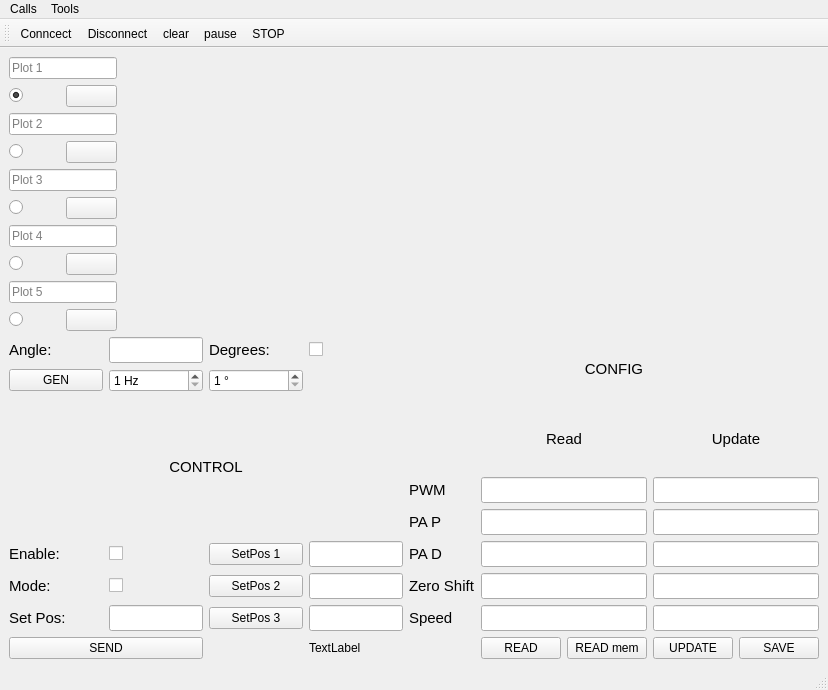
<?xml version="1.0" encoding="UTF-8"?>
<ui version="4.0">
 <class>MainWindow</class>
 <widget class="QMainWindow" name="MainWindow">
  <property name="geometry">
   <rect>
    <x>0</x>
    <y>0</y>
    <width>828</width>
    <height>690</height>
   </rect>
  </property>
  <property name="windowTitle">
   <string>MainWindow</string>
  </property>
  <widget class="QWidget" name="centralwidget">
   <layout class="QGridLayout" name="gridLayout_3" rowstretch="1,0" columnstretch="0,0">
    <item row="0" column="0" colspan="2">
     <layout class="QHBoxLayout" name="horizontalLayout" stretch="0,1500">
      <item>
       <layout class="QGridLayout" name="gridLayout_5">
        <item row="4" column="0" colspan="2">
         <widget class="QLineEdit" name="lineEdit">
          <property name="placeholderText">
           <string>Plot 2</string>
          </property>
         </widget>
        </item>
        <item row="0" column="0" colspan="2">
         <widget class="QLineEdit" name="lineEdit_2">
          <property name="placeholderText">
           <string>Plot 1</string>
          </property>
         </widget>
        </item>
        <item row="11" column="0">
         <widget class="QRadioButton" name="radioButton_5">
          <property name="text">
           <string/>
          </property>
          <property name="checked">
           <bool>false</bool>
          </property>
          <property name="autoExclusive">
           <bool>false</bool>
          </property>
          <attribute name="buttonGroup">
           <string notr="true">bg_plots</string>
          </attribute>
         </widget>
        </item>
        <item row="8" column="0" colspan="2">
         <widget class="QLineEdit" name="lineEdit_4">
          <property name="placeholderText">
           <string>Plot 4</string>
          </property>
         </widget>
        </item>
        <item row="6" column="0" colspan="2">
         <widget class="QLineEdit" name="lineEdit_3">
          <property name="placeholderText">
           <string>Plot 3</string>
          </property>
         </widget>
        </item>
        <item row="5" column="0">
         <widget class="QRadioButton" name="radioButton_2">
          <property name="text">
           <string/>
          </property>
          <property name="autoExclusive">
           <bool>false</bool>
          </property>
          <attribute name="buttonGroup">
           <string notr="true">bg_plots</string>
          </attribute>
         </widget>
        </item>
        <item row="10" column="0" colspan="2">
         <widget class="QLineEdit" name="lineEdit_5">
          <property name="placeholderText">
           <string>Plot 5</string>
          </property>
         </widget>
        </item>
        <item row="7" column="0">
         <widget class="QRadioButton" name="radioButton_3">
          <property name="text">
           <string/>
          </property>
          <property name="autoExclusive">
           <bool>false</bool>
          </property>
          <attribute name="buttonGroup">
           <string notr="true">bg_plots</string>
          </attribute>
         </widget>
        </item>
        <item row="2" column="0">
         <widget class="QRadioButton" name="radioButton">
          <property name="text">
           <string/>
          </property>
          <property name="checked">
           <bool>true</bool>
          </property>
          <property name="autoExclusive">
           <bool>false</bool>
          </property>
          <attribute name="buttonGroup">
           <string notr="true">bg_plots</string>
          </attribute>
         </widget>
        </item>
        <item row="9" column="0">
         <widget class="QRadioButton" name="radioButton_4">
          <property name="text">
           <string/>
          </property>
          <property name="autoExclusive">
           <bool>false</bool>
          </property>
          <attribute name="buttonGroup">
           <string notr="true">bg_plots</string>
          </attribute>
         </widget>
        </item>
        <item row="2" column="1">
         <widget class="QPushButton" name="pb_clrPlot_1">
          <property name="autoFillBackground">
           <bool>true</bool>
          </property>
          <property name="text">
           <string/>
          </property>
          <attribute name="buttonGroup">
           <string notr="true">bg_clrPlots</string>
          </attribute>
         </widget>
        </item>
        <item row="5" column="1">
         <widget class="QPushButton" name="pb_clrPlot_2">
          <property name="text">
           <string/>
          </property>
          <attribute name="buttonGroup">
           <string notr="true">bg_clrPlots</string>
          </attribute>
         </widget>
        </item>
        <item row="7" column="1">
         <widget class="QPushButton" name="pb_clrPlot_3">
          <property name="text">
           <string/>
          </property>
          <attribute name="buttonGroup">
           <string notr="true">bg_clrPlots</string>
          </attribute>
         </widget>
        </item>
        <item row="9" column="1">
         <widget class="QPushButton" name="pb_clrPlot_4">
          <property name="text">
           <string/>
          </property>
          <attribute name="buttonGroup">
           <string notr="true">bg_clrPlots</string>
          </attribute>
         </widget>
        </item>
        <item row="11" column="1">
         <widget class="QPushButton" name="pb_clrPlot_5">
          <property name="text">
           <string/>
          </property>
          <attribute name="buttonGroup">
           <string notr="true">bg_clrPlots</string>
          </attribute>
         </widget>
        </item>
       </layout>
      </item>
      <item>
       <layout class="QVBoxLayout" name="vl_plot"/>
      </item>
     </layout>
    </item>
    <item row="1" column="0">
     <layout class="QGridLayout" name="gridLayout" rowstretch="0,0,0,0,0,0,0" columnstretch="50,50,50,50">
      <item row="3" column="2">
       <widget class="QPushButton" name="pb_setPos1">
        <property name="text">
         <string>SetPos 1</string>
        </property>
        <attribute name="buttonGroup">
         <string notr="true">bg_send</string>
        </attribute>
       </widget>
      </item>
      <item row="6" column="0" colspan="2">
       <widget class="QPushButton" name="pb_send">
        <property name="text">
         <string>SEND</string>
        </property>
        <attribute name="buttonGroup">
         <string notr="true">bg_send</string>
        </attribute>
       </widget>
      </item>
      <item row="3" column="0">
       <widget class="QLabel" name="label">
        <property name="font">
         <font>
          <pointsize>11</pointsize>
         </font>
        </property>
        <property name="text">
         <string>Enable:</string>
        </property>
       </widget>
      </item>
      <item row="5" column="3">
       <widget class="QLineEdit" name="le_setPos3">
        <property name="font">
         <font>
          <pointsize>11</pointsize>
          <bold>true</bold>
         </font>
        </property>
       </widget>
      </item>
      <item row="4" column="1">
       <widget class="QCheckBox" name="cb_mode">
        <property name="text">
         <string/>
        </property>
       </widget>
      </item>
      <item row="5" column="0">
       <widget class="QLabel" name="label_3">
        <property name="font">
         <font>
          <pointsize>11</pointsize>
         </font>
        </property>
        <property name="text">
         <string>Set Pos:</string>
        </property>
       </widget>
      </item>
      <item row="4" column="0">
       <widget class="QLabel" name="label_2">
        <property name="font">
         <font>
          <pointsize>11</pointsize>
         </font>
        </property>
        <property name="text">
         <string>Mode:</string>
        </property>
       </widget>
      </item>
      <item row="2" column="0" colspan="4">
       <widget class="QLabel" name="label_11">
        <property name="font">
         <font>
          <pointsize>11</pointsize>
          <kerning>true</kerning>
         </font>
        </property>
        <property name="text">
         <string>CONTROL</string>
        </property>
        <property name="alignment">
         <set>Qt::AlignmentFlag::AlignCenter</set>
        </property>
       </widget>
      </item>
      <item row="5" column="1">
       <widget class="QLineEdit" name="le_setPos">
        <property name="font">
         <font>
          <pointsize>11</pointsize>
          <bold>true</bold>
         </font>
        </property>
       </widget>
      </item>
      <item row="3" column="1">
       <widget class="QCheckBox" name="cb_enable">
        <property name="text">
         <string/>
        </property>
       </widget>
      </item>
      <item row="0" column="2">
       <widget class="QLabel" name="label_14">
        <property name="font">
         <font>
          <pointsize>11</pointsize>
         </font>
        </property>
        <property name="text">
         <string>Degrees:</string>
        </property>
       </widget>
      </item>
      <item row="5" column="2">
       <widget class="QPushButton" name="pb_setPos3">
        <property name="text">
         <string>SetPos 3</string>
        </property>
        <attribute name="buttonGroup">
         <string notr="true">bg_send</string>
        </attribute>
       </widget>
      </item>
      <item row="3" column="3">
       <widget class="QLineEdit" name="le_setPos1">
        <property name="font">
         <font>
          <pointsize>11</pointsize>
          <bold>true</bold>
         </font>
        </property>
       </widget>
      </item>
      <item row="4" column="3">
       <widget class="QLineEdit" name="le_setPos2">
        <property name="font">
         <font>
          <pointsize>11</pointsize>
          <bold>true</bold>
         </font>
        </property>
       </widget>
      </item>
      <item row="6" column="3">
       <widget class="QLabel" name="l_pps">
        <property name="text">
         <string>TextLabel</string>
        </property>
       </widget>
      </item>
      <item row="4" column="2">
       <widget class="QPushButton" name="pb_setPos2">
        <property name="text">
         <string>SetPos 2</string>
        </property>
        <attribute name="buttonGroup">
         <string notr="true">bg_send</string>
        </attribute>
       </widget>
      </item>
      <item row="0" column="0">
       <widget class="QLabel" name="label_13">
        <property name="font">
         <font>
          <pointsize>11</pointsize>
         </font>
        </property>
        <property name="text">
         <string>Angle:</string>
        </property>
       </widget>
      </item>
      <item row="0" column="3">
       <widget class="QCheckBox" name="cb_degrees">
        <property name="text">
         <string/>
        </property>
       </widget>
      </item>
      <item row="0" column="1">
       <widget class="QLineEdit" name="lr_angle">
        <property name="font">
         <font>
          <pointsize>11</pointsize>
          <bold>true</bold>
         </font>
        </property>
        <property name="readOnly">
         <bool>true</bool>
        </property>
       </widget>
      </item>
      <item row="1" column="0">
       <widget class="QPushButton" name="pb_gen">
        <property name="text">
         <string>GEN</string>
        </property>
        <property name="checkable">
         <bool>true</bool>
        </property>
       </widget>
      </item>
      <item row="1" column="1">
       <widget class="QSpinBox" name="sb_genFreq">
        <property name="wrapping">
         <bool>false</bool>
        </property>
        <property name="suffix">
         <string> Hz</string>
        </property>
        <property name="minimum">
         <number>1</number>
        </property>
       </widget>
      </item>
      <item row="1" column="2">
       <widget class="QSpinBox" name="sb_genAmpl">
        <property name="suffix">
         <string> °</string>
        </property>
        <property name="minimum">
         <number>1</number>
        </property>
       </widget>
      </item>
     </layout>
    </item>
    <item row="1" column="1">
     <layout class="QGridLayout" name="gridLayout_2" columnstretch="50,50,50,50,50">
      <item row="5" column="1" colspan="2">
       <widget class="QLineEdit" name="lr_zeroShift">
        <property name="font">
         <font>
          <pointsize>11</pointsize>
          <bold>true</bold>
         </font>
        </property>
        <property name="readOnly">
         <bool>true</bool>
        </property>
       </widget>
      </item>
      <item row="7" column="4">
       <widget class="QPushButton" name="pb_saveConf">
        <property name="text">
         <string>SAVE</string>
        </property>
       </widget>
      </item>
      <item row="2" column="0">
       <widget class="QLabel" name="label_4">
        <property name="font">
         <font>
          <pointsize>11</pointsize>
         </font>
        </property>
        <property name="text">
         <string>PWM</string>
        </property>
       </widget>
      </item>
      <item row="5" column="3" colspan="2">
       <widget class="QLineEdit" name="le_zeroShift">
        <property name="font">
         <font>
          <pointsize>11</pointsize>
          <bold>true</bold>
         </font>
        </property>
       </widget>
      </item>
      <item row="7" column="3">
       <widget class="QPushButton" name="pb_updateConf">
        <property name="text">
         <string>UPDATE</string>
        </property>
       </widget>
      </item>
      <item row="4" column="3" colspan="2">
       <widget class="QLineEdit" name="le_paD">
        <property name="font">
         <font>
          <pointsize>11</pointsize>
          <bold>true</bold>
         </font>
        </property>
       </widget>
      </item>
      <item row="1" column="1" colspan="2">
       <widget class="QLabel" name="label_8">
        <property name="font">
         <font>
          <pointsize>11</pointsize>
         </font>
        </property>
        <property name="text">
         <string>Read</string>
        </property>
        <property name="alignment">
         <set>Qt::AlignmentFlag::AlignCenter</set>
        </property>
       </widget>
      </item>
      <item row="7" column="1">
       <widget class="QPushButton" name="pb_readConf">
        <property name="text">
         <string>READ</string>
        </property>
       </widget>
      </item>
      <item row="3" column="0">
       <widget class="QLabel" name="label_5">
        <property name="font">
         <font>
          <pointsize>11</pointsize>
         </font>
        </property>
        <property name="text">
         <string>PA P</string>
        </property>
       </widget>
      </item>
      <item row="4" column="1" colspan="2">
       <widget class="QLineEdit" name="lr_paD">
        <property name="font">
         <font>
          <pointsize>11</pointsize>
          <bold>true</bold>
         </font>
        </property>
        <property name="readOnly">
         <bool>true</bool>
        </property>
       </widget>
      </item>
      <item row="0" column="0" colspan="5">
       <widget class="QLabel" name="label_10">
        <property name="font">
         <font>
          <pointsize>11</pointsize>
          <kerning>true</kerning>
         </font>
        </property>
        <property name="text">
         <string>CONFIG</string>
        </property>
        <property name="alignment">
         <set>Qt::AlignmentFlag::AlignCenter</set>
        </property>
       </widget>
      </item>
      <item row="3" column="3" colspan="2">
       <widget class="QLineEdit" name="le_paP">
        <property name="font">
         <font>
          <pointsize>11</pointsize>
          <bold>true</bold>
         </font>
        </property>
       </widget>
      </item>
      <item row="2" column="1" colspan="2">
       <widget class="QLineEdit" name="lr_pwm">
        <property name="font">
         <font>
          <pointsize>11</pointsize>
          <bold>true</bold>
         </font>
        </property>
        <property name="readOnly">
         <bool>true</bool>
        </property>
       </widget>
      </item>
      <item row="7" column="2">
       <widget class="QPushButton" name="pb_readMem">
        <property name="text">
         <string>READ mem</string>
        </property>
       </widget>
      </item>
      <item row="2" column="3" colspan="2">
       <widget class="QLineEdit" name="le_pwm">
        <property name="font">
         <font>
          <pointsize>11</pointsize>
          <bold>true</bold>
         </font>
        </property>
       </widget>
      </item>
      <item row="3" column="1" colspan="2">
       <widget class="QLineEdit" name="lr_paP">
        <property name="font">
         <font>
          <pointsize>11</pointsize>
          <bold>true</bold>
         </font>
        </property>
        <property name="readOnly">
         <bool>true</bool>
        </property>
       </widget>
      </item>
      <item row="4" column="0">
       <widget class="QLabel" name="label_6">
        <property name="font">
         <font>
          <pointsize>11</pointsize>
         </font>
        </property>
        <property name="text">
         <string>PA D</string>
        </property>
       </widget>
      </item>
      <item row="1" column="3" colspan="2">
       <widget class="QLabel" name="label_9">
        <property name="font">
         <font>
          <pointsize>11</pointsize>
         </font>
        </property>
        <property name="text">
         <string>Update</string>
        </property>
        <property name="alignment">
         <set>Qt::AlignmentFlag::AlignCenter</set>
        </property>
       </widget>
      </item>
      <item row="5" column="0">
       <widget class="QLabel" name="label_7">
        <property name="font">
         <font>
          <pointsize>11</pointsize>
         </font>
        </property>
        <property name="text">
         <string>Zero Shift</string>
        </property>
       </widget>
      </item>
      <item row="6" column="0">
       <widget class="QLabel" name="label_12">
        <property name="font">
         <font>
          <pointsize>11</pointsize>
         </font>
        </property>
        <property name="text">
         <string>Speed</string>
        </property>
       </widget>
      </item>
      <item row="6" column="1" colspan="2">
       <widget class="QLineEdit" name="lr_speed">
        <property name="font">
         <font>
          <pointsize>11</pointsize>
          <bold>true</bold>
         </font>
        </property>
        <property name="readOnly">
         <bool>true</bool>
        </property>
       </widget>
      </item>
      <item row="6" column="3" colspan="2">
       <widget class="QLineEdit" name="le_speed">
        <property name="font">
         <font>
          <pointsize>11</pointsize>
          <bold>true</bold>
         </font>
        </property>
       </widget>
      </item>
     </layout>
    </item>
   </layout>
  </widget>
  <widget class="QMenuBar" name="menubar">
   <property name="geometry">
    <rect>
     <x>0</x>
     <y>0</y>
     <width>828</width>
     <height>33</height>
    </rect>
   </property>
   <widget class="QMenu" name="menuCalls">
    <property name="title">
     <string>Calls</string>
    </property>
    <addaction name="actionConnect"/>
    <addaction name="actionDisconnect"/>
   </widget>
   <widget class="QMenu" name="menuTools">
    <property name="title">
     <string>Tools</string>
    </property>
    <addaction name="actionConfigure"/>
   </widget>
   <addaction name="menuCalls"/>
   <addaction name="menuTools"/>
  </widget>
  <widget class="QStatusBar" name="statusbar"/>
  <widget class="QToolBar" name="toolBar">
   <property name="windowTitle">
    <string>toolBar</string>
   </property>
   <attribute name="toolBarArea">
    <enum>TopToolBarArea</enum>
   </attribute>
   <attribute name="toolBarBreak">
    <bool>false</bool>
   </attribute>
   <addaction name="actionConnect"/>
   <addaction name="actionDisconnect"/>
   <addaction name="actionClear"/>
   <addaction name="actionPause"/>
   <addaction name="actionStop"/>
  </widget>
  <action name="actionConnect">
   <property name="icon">
    <iconset theme="QIcon::ThemeIcon::MediaPlaylistShuffle"/>
   </property>
   <property name="text">
    <string>Conncect</string>
   </property>
  </action>
  <action name="actionDisconnect">
   <property name="icon">
    <iconset theme="QIcon::ThemeIcon::SystemLogOut"/>
   </property>
   <property name="text">
    <string>Disconnect</string>
   </property>
  </action>
  <action name="actionSettings">
   <property name="text">
    <string>Settings</string>
   </property>
  </action>
  <action name="actionConfigure">
   <property name="text">
    <string>Settings</string>
   </property>
  </action>
  <action name="actionClear">
   <property name="icon">
    <iconset theme="QIcon::ThemeIcon::EditDelete"/>
   </property>
   <property name="text">
    <string>clear</string>
   </property>
   <property name="toolTip">
    <string>Clear plot </string>
   </property>
   <property name="shortcut">
    <string>C</string>
   </property>
   <property name="menuRole">
    <enum>QAction::MenuRole::NoRole</enum>
   </property>
  </action>
  <action name="actionPause">
   <property name="icon">
    <iconset theme="QIcon::ThemeIcon::MediaPlaybackPause"/>
   </property>
   <property name="text">
    <string>pause</string>
   </property>
   <property name="toolTip">
    <string>Pause plotting</string>
   </property>
   <property name="shortcut">
    <string>Space</string>
   </property>
   <property name="menuRole">
    <enum>QAction::MenuRole::NoRole</enum>
   </property>
  </action>
  <action name="actionStop">
   <property name="icon">
    <iconset theme="QIcon::ThemeIcon::MediaPlaybackStop"/>
   </property>
   <property name="text">
    <string>STOP</string>
   </property>
   <property name="toolTip">
    <string>Disable of drivers</string>
   </property>
   <property name="shortcut">
    <string>Esc</string>
   </property>
   <property name="menuRole">
    <enum>QAction::MenuRole::NoRole</enum>
   </property>
  </action>
 </widget>
 <resources/>
 <connections/>
 <buttongroups>
  <buttongroup name="bg_send"/>
  <buttongroup name="bg_plots">
   <property name="exclusive">
    <bool>false</bool>
   </property>
  </buttongroup>
  <buttongroup name="bg_clrPlots">
   <property name="exclusive">
    <bool>false</bool>
   </property>
  </buttongroup>
 </buttongroups>
</ui>
